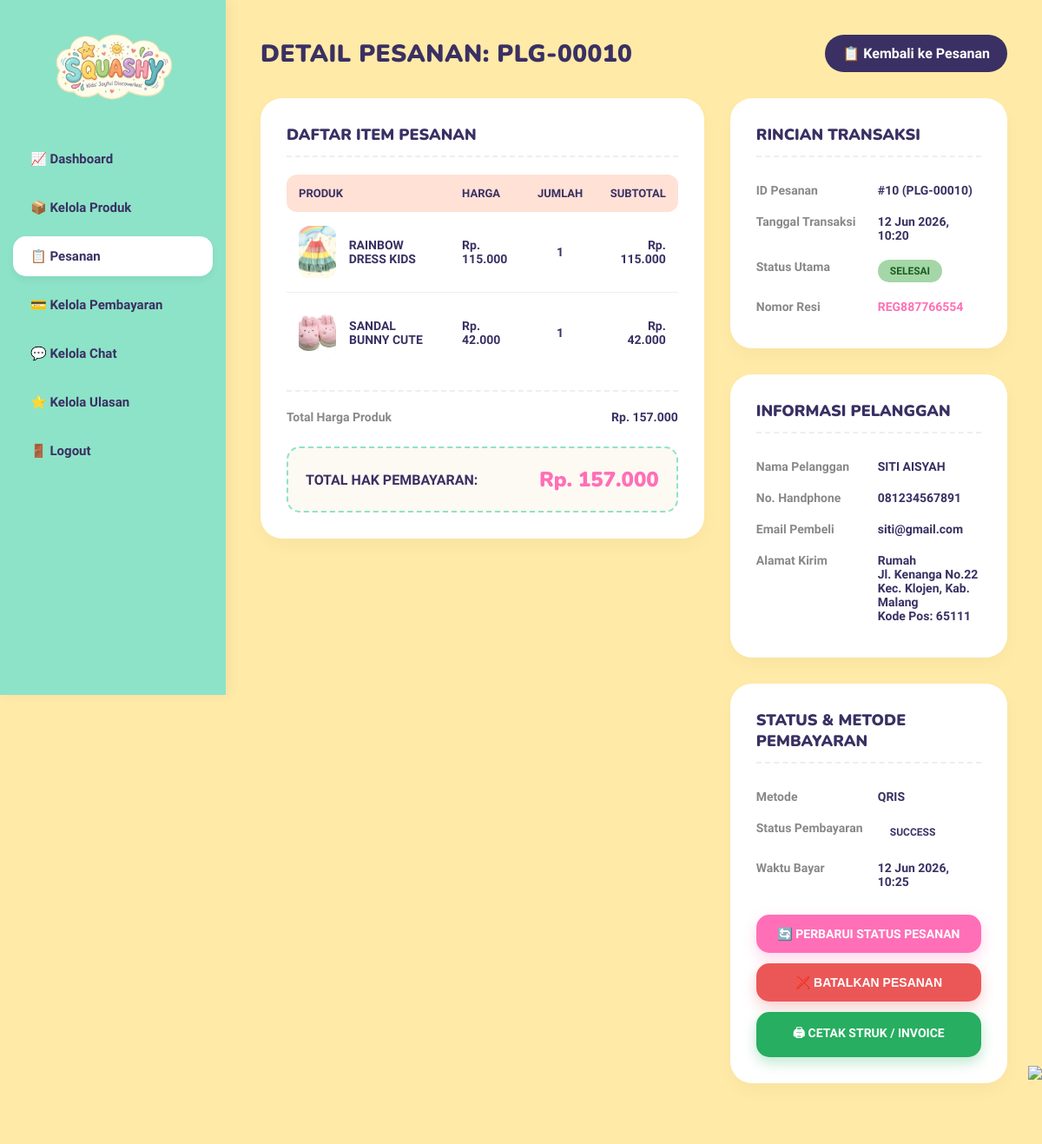
/admin/detail_pesanan.php?id=10, run on the app's committed database.
### tables this page shows
CREATE TABLE `order` (
  `id_order` int NOT NULL,
  `id_user` int NOT NULL,
  `nomer_hp` varchar(100) DEFAULT NULL,
  `nama_pembeli` varchar(255) NOT NULL,
  `tanggal_pesanan` timestamp NULL DEFAULT CURRENT_TIMESTAMP,
  `total_tagihan` int NOT NULL,
  `status_pesanan` enum('pending','dibayar','diproses','dikirim','selesai','dibatalkan') DEFAULT 'pending',
  `snap_token` varchar(255) DEFAULT NULL,
  `no_resi` varchar(50) DEFAULT '',
  `nomor_resi` varchar(50) DEFAULT NULL
);

CREATE TABLE `order_detail` (
  `id_detail` int NOT NULL,
  `id_order` int NOT NULL,
  `id_produk` int NOT NULL,
  `nama_produk` varchar(255) DEFAULT NULL,
  `harga_saat_order` int DEFAULT NULL,
  `foto_produk` varchar(255) DEFAULT NULL,
  `kuantitas` int NOT NULL,
  `subtotal` int NOT NULL
);

CREATE TABLE `user` (
  `id_user` int NOT NULL,
  `nama_lengkap` varchar(100) NOT NULL,
  `email` varchar(100) NOT NULL,
  `password_hash` varchar(255) NOT NULL COMMENT 'Di-hash menggunakan SHA-256 (Menyesuaikan dengan register)',
  `created_at` timestamp NULL DEFAULT CURRENT_TIMESTAMP
);

CREATE TABLE `alamat_pengiriman` (
  `id_alamat` int NOT NULL,
  `id_user` int NOT NULL,
  `label_alamat` varchar(255) DEFAULT NULL,
  `jalan` varchar(255) NOT NULL,
  `kecamatan` varchar(255) NOT NULL,
  `kabupaten` varchar(255) NOT NULL,
  `kodepos` int NOT NULL
);

CREATE TABLE `payment` (
  `id_payment` int NOT NULL,
  `id_order` int NOT NULL,
  `metode_pembayaran` varchar(255) DEFAULT NULL,
  `status_pembayaran` varchar(100) DEFAULT 'pending',
  `waktu_bayar` timestamp NULL DEFAULT CURRENT_TIMESTAMP
);

### admin/detail_pesanan.php (the view, shortened to what this page needs)
<?php
require_once '../config/database.php';
$id_order = intval($_GET['id']);
$query_order = "
SELECT o.*, u.nama_lengkap, u.email
FROM `order` o
LEFT JOIN `user` u ON o.id_user = u.id_user
WHERE o.id_order = $id_order
";
$result_order = mysqli_query($conn, $query_order);
$order = mysqli_fetch_assoc($result_order);
$query_payment = "
SELECT *
FROM payment
WHERE id_order = $id_order
";
$result_payment = mysqli_query($conn, $query_payment);
$payment = mysqli_fetch_assoc($result_payment);
$query_address = "
SELECT *
FROM alamat_pengiriman
WHERE id_user = " . intval($order['id_user']) . "
LIMIT 1
";
$result_address = mysqli_query($conn, $query_address);
$address = mysqli_fetch_assoc($result_address);
$query_detail = "
SELECT *
FROM order_detail
WHERE id_order = $id_order
ORDER BY id_detail ASC
";
$result_detail = mysqli_query($conn, $query_detail);
$display_id = "PLG-" . str_pad($order['id_order'], 5, "0", STR_PAD_LEFT);
?>
<!DOCTYPE html>
<html lang="id">
<head>
</head>
<body>
    <?php require_once '../components/layout/header_admin.php'; ?>
    <div class="main-content">
        <div class="header-dash">
            <h1>DETAIL PESANAN: <?= $display_id ?></h1>
            <a href="kelola_pesanan.php" class="btn-back-link">📋 Kembali ke Pesanan</a>
        </div>
        <div class="detail-grid">
            <div>
                <div class="detail-card">
                    <h3>Daftar Item Pesanan</h3>
                    <table class="items-table">
                        <thead>
                            <tr>
                                <th>Produk</th>
                                <th>Harga</th>
                                <th style="text-align: center;">Jumlah</th>
                                <th style="text-align: right;">Subtotal</th>
                            </tr>
                        </thead>
                        <tbody>
                            <?php
                            $total_produk = 0;
                            if (mysqli_num_rows($result_detail) > 0) {
                                while ($item = mysqli_fetch_assoc($result_detail)) {
                                    $subtotal = $item['harga_saat_order'] * $item['kuantitas'];
                                    $total_produk += $subtotal;
                            ?>
                                    <tr>
                                        <td>
                                            <div class="item-info">
                                                <div class="product-thumb">
                                                    <?php if (!empty($item['foto_produk'])): ?>
                                                        <img src="../<?= htmlspecialchars($item['foto_produk']) ?>" alt="<?= htmlspecialchars($item['nama_produk']) ?>">
                                                    <?php else: ?>
                                                        🧸
                                                    <?php endif; ?>
                                                </div>
                                                <span class="item-name"><?= htmlspecialchars($item['nama_produk']) ?></span>
                                            </div>
                                        </td>
                                        <td>Rp. <?= number_format($item['harga_saat_order'], 0, ',', '.') ?></td>
                                        <td style="text-align: center;"><?= $item['kuantitas'] ?></td>
                                        <td style="text-align: right; color: var(--dark-purple);">Rp. <?= number_format($subtotal, 0, ',', '.') ?></td>
                                    </tr>
                            <?php
                                }
                            } else {
                            ?>
                                <tr>
                                    <td colspan="4" style="text-align: center; padding: 20px; color: #888;">Tidak ada rincian item untuk pesanan ini.</td>
                                </tr>
                            <?php } ?>
                        </tbody>
                    </table>
                    <div style="margin-top: 20px; border-top: 2px dashed #EEEEEE; padding-top: 15px;">
                        <table style="width: 100%; font-size: 14px; font-weight: 700; border-collapse: collapse;">
                            <tr>
                                <td style="padding: 6px 0; color: #888;">Total Harga Produk</td>
                                <td style="text-align: right; padding: 6px 0;">Rp. <?= number_format($total_produk, 0, ',', '.') ?></td>
                            </tr>
                        </table>
                    </div>
                    <div class="total-row">
                        <span>TOTAL HAK PEMBAYARAN:</span>
                        <strong>Rp. <?= number_format($order['total_tagihan'], 0, ',', '.') ?></strong>
                    </div>
                </div>
            </div>
            <div>
                <div class="detail-card">
                    <h3>Rincian Transaksi</h3>
                    <table class="info-table">
                        <tr>
                            <td class="label-td">ID Pesanan</td>
                            <td>#<?= $order['id_order'] ?> (<?= $display_id ?>)</td>
                        </tr>
                        <tr>
                            <td class="label-td">Tanggal Transaksi</td>
                            <td><?= date('d M Y, H:i', strtotime($order['tanggal_pesanan'])) ?></td>
                        </tr>
                        <tr>
                            <td class="label-td">Status Utama</td>
                            <td>
                                <?php $status_class = strtolower($order['status_pesanan'] ?? 'pending'); ?>
                                <span class="badge-status <?= $status_class ?>">
                                    <?= htmlspecialchars(ucfirst($order['status_pesanan'] ?? 'pending')) ?>
                                </span>
                            </td>
                        </tr>
                        <?php if (!empty($order['nomor_resi'])): ?>
                        <tr>
                            <td class="label-td">Nomor Resi</td>
                            <td style="font-weight: 800; color: var(--pink-accent);"><?= htmlspecialchars($order['nomor_resi']) ?></td>
                        </tr>
                        <?php endif; ?>
                    </table>
                </div>
                <div class="detail-card">
                    <h3>Informasi Pelanggan</h3>
                    <table class="info-table">
                        <tr>
                            <td class="label-td">Nama Pelanggan</td>
                            <td><?= htmlspecialchars(strtoupper($order['nama_pembeli'])) ?></td>
                        </tr>
                        <tr>
                            <td class="label-td">No. Handphone</td>
                            <td><?= htmlspecialchars($order['nomer_hp'] ?? '-') ?></td>
                        </tr>
                        <tr>
                            <td class="label-td">Email Pembeli</td>
                            <td><?= htmlspecialchars($order['email'] ?? '-') ?></td>
                        </tr>
                        <tr>
                            <td class="label-td">Alamat Kirim</td>
                            <td>
                                <?php if ($address): ?>
                                    <strong><?= htmlspecialchars($address['label_alamat'] ?? 'Alamat Utama') ?></strong><br>
                                    <?= htmlspecialchars($address['jalan']) ?><br>
                                    Kec. <?= htmlspecialchars($address['kecamatan']) ?>, Kab. <?= htmlspecialchars($address['kabupaten']) ?><br>
                                    Kode Pos: <?= htmlspecialchars($address['kodepos']) ?>
                                <?php else: ?>
                                    <span style="color:#C62828; font-style:italic;">Alamat pengiriman tidak diisi/tidak ditemukan.</span>
                                <?php endif; ?>
                            </td>
                        </tr>
                    </table>
                </div>
                <div class="detail-card">
                    <h3>Status & Metode Pembayaran</h3>
                    <table class="info-table">
                        <tr>
                            <td class="label-td">Metode</td>
                            <td><?= htmlspecialchars(strtoupper($payment['metode_pembayaran'] ?? 'Belum Ditentukan')) ?></td>
                        </tr>
                        <tr>
                            <td class="label-td">Status Pembayaran</td>
                            <td>
                                <?php $pay_status = strtolower($payment['status_pembayaran'] ?? 'pending'); ?>
                                <span class="badge-status <?= $pay_status ?>">
                                    <?= htmlspecialchars(ucfirst($payment['status_pembayaran'] ?? 'pending')) ?>
                                </span>
                            </td>
                        </tr>
                        <tr>
                            <td class="label-td">Waktu Bayar</td>
                            <td><?= !empty($payment['waktu_bayar']) ? date('d M Y, H:i', strtotime($payment['waktu_bayar'])) : '-' ?></td>
                        </tr>
                    </table>
                    <div class="action-container">
                        <a href="update_status.php?id=<?= $order['id_order'] ?>" class="btn-action-button btn-update-status">
                            🔄 Perbarui Status Pesanan
                        </a>
                        <?php if (strtolower($order['status_pesanan'] ?? 'pending') !== 'dibatalkan') : ?>
                            <form method="POST" action="" onsubmit="return confirm('Apakah Anda yakin ingin membatalkan pesanan ini?');" style="width: 100%; display: block;">
                                <button type="submit" name="admin_cancel_order" class="btn-action-button" style="background-color: #EB5757; color: white; width: 100%; border: none; box-shadow: 0 6px 15px rgba(235, 87, 87, 0.3);">
                                    ❌ Batalkan Pesanan
                                </button>
                            </form>
                        <?php endif; ?>
                        <a href="cetak_invoice.php?id=<?= $order['id_order'] ?>" target="_blank" class="btn-action-button btn-print-invoice">
                            🖨 Cetak Struk / Invoice
                        </a>
                    </div>
                </div>
            </div>
        </div>
    </div>
    <img src="../assets/images/decor-right.png" class="decor-flower-bottom">
</body>
</html>

### data on the page
order: id_order "PLG-00010", total_tagihan "157.000", id_order "10", tanggal_pesanan "12 Jun 2026, 10:20", status_pesanan "SELESAI", nomor_resi "REG887766554", nama_pembeli "SITI AISYAH", nomer_hp "081234567891", id_user.email "siti@gmail.com"
order_detail: foto_produk (picture), nama_produk "RAINBOW DRESS KIDS", harga_saat_order "115.000", kuantitas "1", subtotal "115.000"
order_detail: foto_produk+nama_produk (picture), nama_produk "SANDAL BUNNY CUTE", harga_saat_order "42.000", kuantitas "1", subtotal "42.000"
alamat_pengiriman: label_alamat "Rumah", jalan "Jl. Kenanga No.22", kecamatan "Klojen", kabupaten "Malang", kodepos "65111"
payment: metode_pembayaran "QRIS", status_pembayaran "SUCCESS", waktu_bayar "12 Jun 2026, 10:25"

### other printed values
$total_produk "157.000"
